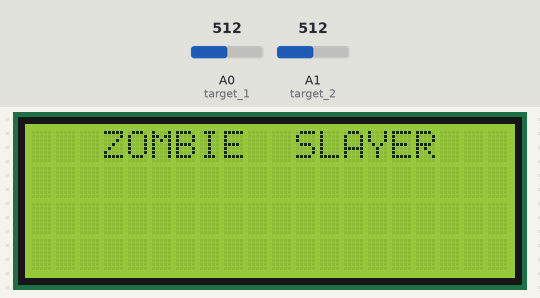
Recording of a sketch running on a simulated Arduino Uno, built with avr-gcc and run on an emulated ATmega328P. On the bench: 20×4 character LCD. Inputs (shaded band) come from the test bench; at power-on: A0 (target_1) = 512, A1 (target_2) = 512. What the sketch prints to the serial monitor is not drawn.

Above: at 1.2 s.
1.3 s: A0 (target_1) set to 390
At 3.05 s:
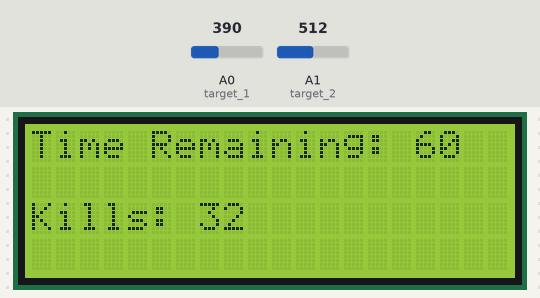
4.3 s: A1 (target_2) set to 390
At 4.9 s:
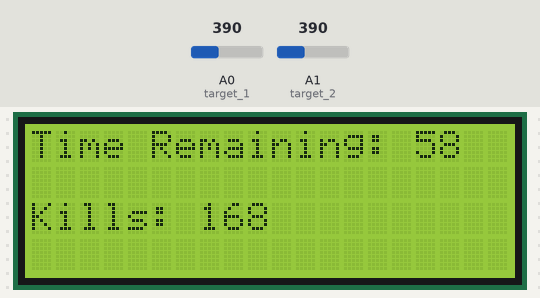
5.8 s: A0 (target_1) set to 410
At 5.96 s:
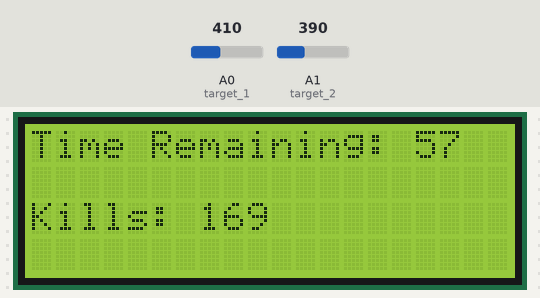
7.3 s: A1 (target_2) set to 410
At 7.51 s:
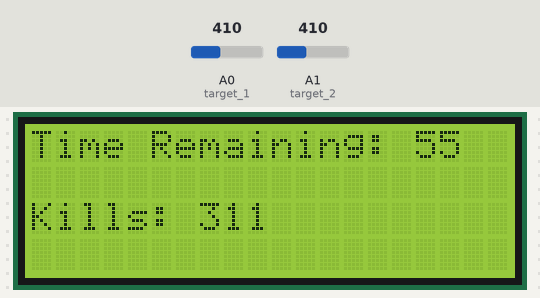
8.8 s: A0 (target_1) set to 306
At 9.05 s:
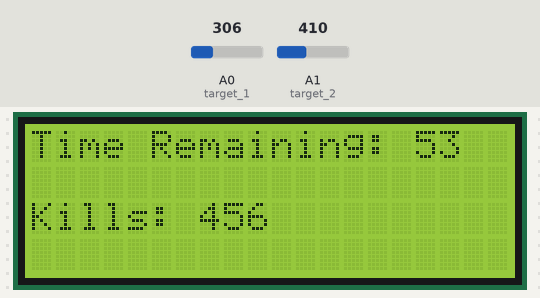
10.4 s: A1 (target_2) set to 306
At 11.1 s:
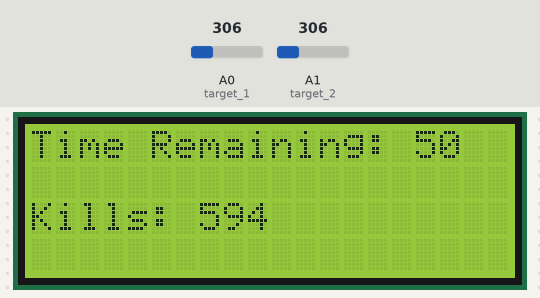
Timing chart, 0 to 13.4 s (numbered marks = the images above; inputs shaded):
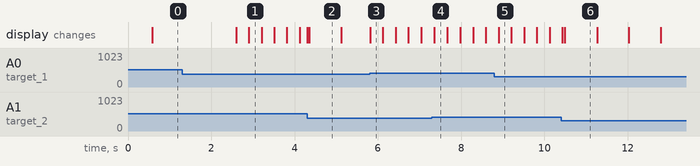

The sketch:

prototype.ino
```cpp
#include <Wire.h>
#include <hd44780.h>
#include <hd44780ioClass/hd44780_I2Cexp.h>
#include <String.h>

hd44780_I2Cexp lcd;

const int target_1 = A0;
const int target_2 = A1;
const int led_1 = 1;

int currState = 0;

int curr_score = 0;
int high_score = 0;

int game_time = 0;
int curr_time = 0;
int prev_milli = 0;

char time_left[18];
char score[10];

void setup() {
  // put your setup code here, to run once:
  pinMode(led_1, OUTPUT);
  digitalWrite(led_1, LOW);
  lcd.begin(20, 4);
  Serial.begin(9600);
}

void loop() {
  // put your main code here, to run repeatedly:
  switch(currState) {
  case 0:
    lcd.setCursor(3,0); //Start at character 4 on line 0
    lcd.print("ZOMBIE ");
    delay(500);
    lcd.setCursor(11,0); //Start at character 4 on line 0
    lcd.print("SLAYER");
    delay(2000);


   curr_time = 60;
    prev_milli = millis();

    lcd.setCursor(0,0);
    sprintf(time_left, "Time Remaining: %d", curr_time);
    lcd.print(time_left);
    lcd.setCursor(0, 2);
    sprintf(score, "Kills: %d", curr_score);
    lcd.print(score);
    currState = 1;
    break;
  case 1:
    if(curr_time >= 0) {
      if(millis()-prev_milli >= 1000) {
        curr_time--;
        prev_milli = millis();
        lcd.setCursor(0,0);
        sprintf(time_left, "Time Remaining: %d", curr_time);
        lcd.print(time_left);
      }
      Serial.println(analogRead(target_1));
      if(analogRead(target_1) >= 400) {
        curr_score++;
//        digitalWrite(led_1, HIGH);
        lcd.setCursor(0, 2);
        sprintf(score, "Kills: %d", curr_score);
        lcd.print(score);
//        delay(500);
//        digitalWrite(led_1, LOW);
      }
      if(analogRead(target_2) >= 400) {
        curr_score++;
//        digitalWrite(led_2, HIGH);
        lcd.setCursor(0, 2);
        sprintf(score, "Kills: %d", curr_score);
        lcd.print(score);
//        delay(500);
//        digitalWrite(led_1, LOW);
      }
    } else{

      currState = 2;
    }
    break;
  case 2:
  lcd.clear();
    lcd.setCursor(0,0);
    sprintf(time_left, "GAME OVER");
    lcd.print(time_left);
    delay(1000);
    lcd.setCursor(0, 1);
    sprintf(score, "%d Zombies Killed", curr_score);
    lcd.print(score);
    char high[14];
    if(curr_score > high_score || high_score == 0){
      high_score = curr_score;
      lcd.setCursor(0, 3);
      sprintf(high, "NEW High score: %d!", high_score);
      lcd.print(high);
    } else {
      lcd.setCursor(0, 3);
      sprintf(high, "High score: %d", high_score);
      lcd.print(high);
    }
    delay(5000);
    break;
  }
}
```

Measured:
- what the display in image 6 shows lasts 0.8 s, from 10.5 s to 11.3 s
